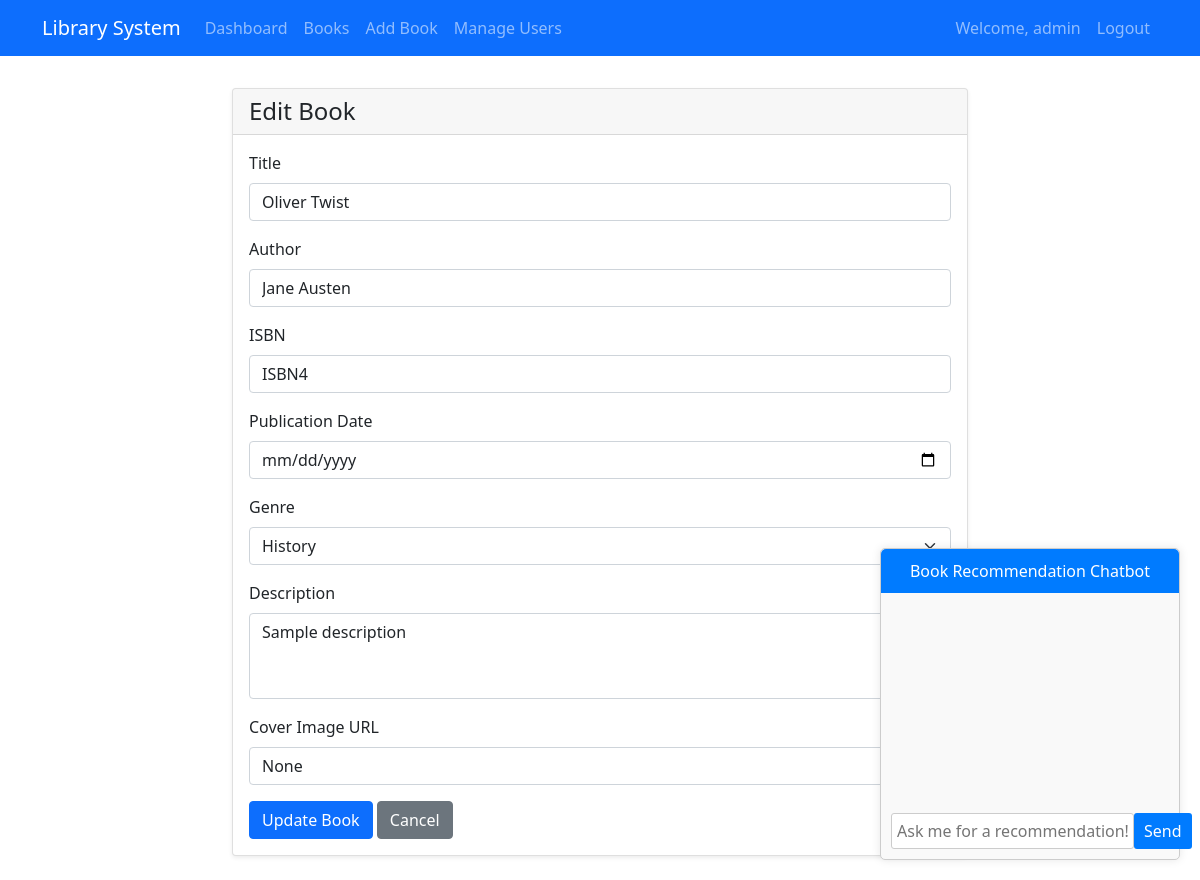
Screenshot of /books/book/4/edit (signed in) with the database file from the repository.
### app/models.py (models this page shows, shortened)
class User(UserMixin, db.Model):
    id = db.Column(db.Integer, primary_key=True)
    username = db.Column(db.String(64), unique=True, nullable=False)
    email = db.Column(db.String(120), unique=True, nullable=False)
    password_hash = db.Column(db.String(128))
    role = db.Column(db.String(20), default='user')  # 'admin', 'librarian', 'user'
    created_at = db.Column(db.DateTime, default=datetime.utcnow)
    oauth_provider = db.Column(db.String(20))
    oauth_id = db.Column(db.String(100))
    borrow_records = db.relationship('BorrowRecord', backref='user', lazy='dynamic')
    def has_role(self, role):
        return self.role == role

class Book(db.Model):
    id = db.Column(db.Integer, primary_key=True)
    title = db.Column(db.String(200), nullable=False)
    author = db.Column(db.String(100), nullable=False)
    isbn = db.Column(db.String(13), unique=True)
    publication_date = db.Column(db.Date)
    genre = db.Column(db.String(50))
    description = db.Column(db.Text)
    cover_image = db.Column(db.String(200))
    status = db.Column(db.String(20), default='available')  # 'available', 'borrowed'
    created_at = db.Column(db.DateTime, default=datetime.utcnow)
    updated_at = db.Column(db.DateTime, default=datetime.utcnow, onupdate=datetime.utcnow)
    borrow_records = db.relationship('BorrowRecord', backref='book', lazy='dynamic')

### app/books/routes.py (the view, shortened to what this page needs)
@books_bp.route('/book/<int:id>/edit', methods=['GET', 'POST'])
@librarian_required
def edit_book(id):
    book = Book.query.get_or_404(id)
    return render_template('books/book_form.html', book=book)

### app/__init__.py (called while the page is built)
def create_app(config_class=Config):
    app = Flask(__name__)
    app.config.from_object(config_class)
    db.init_app(app)
    migrate.init_app(app, db)
    login.init_app(app)
    from app.models import User
    @login.user_loader
    def load_user(user_id):
        return User.query.get(int(user_id))
    from app.auth.routes import auth_bp
    from app.books.routes import books_bp
    from app.routes import main_bp
    app.register_blueprint(main_bp)
    app.register_blueprint(auth_bp)
    app.register_blueprint(books_bp, url_prefix='/books')
    @app.route('/')
    def index():
        return redirect(url_for('books.dashboard'))
    return app

### app/books/routes.py (called while the page is built)
def librarian_required(f):
    @wraps(f)
    def decorated_function(*args, **kwargs):
        if not current_user.is_authenticated or current_user.role not in ['admin', 'librarian']:
            flash('Access denied.')
            return redirect(url_for('main.index'))
        return f(*args, **kwargs)
    return decorated_function

### app/templates/books/book_form.html (shortened to what this page needs)
{% extends "base.html" %}
{% block content %}
<div class="row justify-content-center">
    <div class="col-md-8">
        <div class="card">
            <div class="card-header">
                <h4 class="mb-0">{{ 'Edit' if book else 'Add' }} Book</h4>
            </div>
            <div class="card-body">
                <form method="POST" enctype="multipart/form-data">
                    <div class="mb-3">
                        <label for="title" class="form-label">Title</label>
                        <input type="text" class="form-control" id="title" name="title"
                               value="{{ book.title if book else '' }}" required>
                    </div>
                    <div class="mb-3">
                        <label for="author" class="form-label">Author</label>
                        <input type="text" class="form-control" id="author" name="author"
                               value="{{ book.author if book else '' }}" required>
                    </div>
                    <div class="mb-3">
                        <label for="isbn" class="form-label">ISBN</label>
                        <input type="text" class="form-control" id="isbn" name="isbn"
                               value="{{ book.isbn if book else '' }}" required>
                    </div>
                    <div class="mb-3">
                        <label for="publication_date" class="form-label">Publication Date</label>
                        <input type="date" class="form-control" id="publication_date" name="publication_date"
                               value="{{ book.publication_date.strftime('%Y-%m-%d') if book.publication_date else '' }}" required>
                    </div>
                    <div class="mb-3">
                        <label for="genre" class="form-label">Genre</label>
                        <select class="form-select" id="genre" name="genre" required>
                            <option value="History" {{ 'selected' if book and book.genre == 'History' else '' }}>History</option>
                        </select>
                    </div>
                    <div class="mb-3">
                        <label for="description" class="form-label">Description</label>
                        <textarea class="form-control" id="description" name="description" rows="3">{{ book.description if book else '' }}</textarea>
                    </div>
                    <div class="mb-3">
                        <label for="cover_image" class="form-label">Cover Image URL</label>
                        <input type="text" class="form-control" id="cover_image" name="cover_image"
                               value="{{ book.cover_image if book else '' }}">
                    </div>
                    <button type="submit" class="btn btn-primary">{{ 'Update' if book else 'Add' }} Book</button>
                    <a href="{{ url_for('books.book_list') }}" class="btn btn-secondary">Cancel</a>
                </form>
            </div>
        </div>
    </div>
</div>
{% endblock %}

### app/templates/base.html (shortened to what this page needs)
<!DOCTYPE html>
<html lang="en">
<head>
    <link href="https://cdn.jsdelivr.net/npm/bootstrap@5.1.3/dist/css/bootstrap.min.css" rel="stylesheet">
    <link href="{{ url_for('static', filename='css/style.css') }}" rel="stylesheet">
</head>
<body>
    <nav class="navbar navbar-expand-lg navbar-dark bg-primary">
        <div class="container">
            {% if current_user.is_authenticated %}
                <a class="navbar-brand" href="{{ url_for('main.index') }}">Library System</a>
            {% endif %}
            <div class="collapse navbar-collapse" id="navbarNav">
                <ul class="navbar-nav me-auto">
                    {% if current_user.is_authenticated %}
                        <li class="nav-item">
                            <a class="nav-link" href="{{ url_for('books.dashboard') }}">Dashboard</a>
                        </li>
                        <li class="nav-item">
                            <a class="nav-link" href="{{ url_for('books.book_list') }}">Books</a>
                        </li>
                        {% if current_user.role in ['admin', 'librarian'] %}
                        <li class="nav-item">
                            <a class="nav-link" href="{{ url_for('books.new_book') }}">Add Book</a>
                        </li>
                        {% endif %}
                        {% if current_user.is_authenticated and current_user.has_role('admin') %}
                        <li class="nav-item">
                            <a class="nav-link" href="{{ url_for('auth.admin_users') }}">Manage Users</a>
                        </li>
                        {% endif %}
                    {% endif %}
                </ul>
                <ul class="navbar-nav">
                    {% if current_user.is_authenticated %}
                        <li class="nav-item">
                            <a class="nav-link" href="{{ url_for('auth.change_password') }}">Welcome, {{ current_user.username }}</a>
                        </li>
                        <li class="nav-item">
                            <a class="nav-link" href="{{ url_for('auth.logout') }}">Logout</a>
                        </li>
                    {% else %}
                        <li class="nav-item">
                            <a class="nav-link" href="{{ url_for('auth.login') }}">Login</a>
                        </li>
                    {% endif %}
                </ul>
            </div>
        </div>
    </nav>
    <div class="container mt-4">
        {% block content %}{% endblock %}
    </div>
    <div id="chatbot-container">
        <div id="chatbot-header">
            <span>Book Recommendation Chatbot</span>
        </div>
        <div id="chatbot-body">
            <div id="chatbot-messages">
            </div>
            <div id="chatbot-input">
                <input type="text" id="chatbot-text" placeholder="Ask me for a recommendation!">
                <button id="chatbot-send">Send</button>
            </div>
        </div>
    </div>
</body>
</html>

### app/static/css/style.css (style rules this page uses)
.card { box-shadow: 0 0.125rem 0.25rem rgba(0, 0, 0, 0.075); margin-bottom: 1.5rem; }
.form-label { font-weight: 500; }
.navbar { margin-bottom: 2rem; }
#chatbot-container { position: fixed; bottom: 20px; right: 20px; width: 300px; border: 1px solid #ccc; border-radius: 5px; background-color: #f9f9f9; box-shadow: 0 0 10px rgba(0, 0, 0, 0.1); }
#chatbot-header { background-color: #007bff; color: white; padding: 10px; text-align: center; border-top-left-radius: 5px; border-top-right-radius: 5px; cursor: pointer; }
#chatbot-body { padding: 10px; }
#chatbot-messages { height: 200px; overflow-y: scroll; margin-bottom: 10px; }
#chatbot-input { display: flex; }
#chatbot-text { flex-grow: 1; padding: 5px; border: 1px solid #ccc; border-radius: 3px; }
#chatbot-send { padding: 5px 10px; background-color: #007bff; color: white; border: none; border-radius: 3px; cursor: pointer; }

### rows the page displays
User: username "admin"
Book: title "Oliver Twist", author "Jane Austen", isbn "ISBN4", description "Sample description", cover_image "None"

### other values shown
{{ 'Edit' if book else 'Add' }} "Edit"
{{ 'Update' if book else 'Add' }} "Update"
